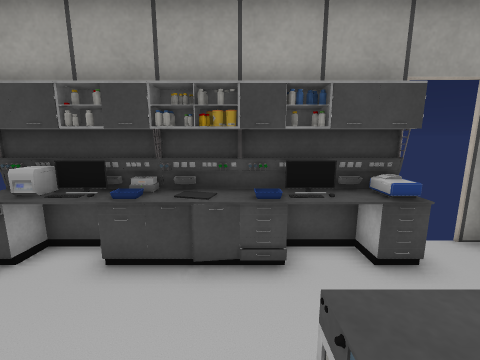
[1] (above)

14 first-person views from a walk through a 3-D level made in the Unity game engine. The camera is 1.4 m above the floor, tilts 10° down and sees 90° across. Doors are open. The floor is counted in squares, 0.5 m on a side. Each view is taken from the middle of a square. On the plan, view 1 faces up. The plan holds only what a view shows up to about 18 squares ahead; the rest is blank. The player character is not drawn. Some surface patterns are stand-ins.

[2]
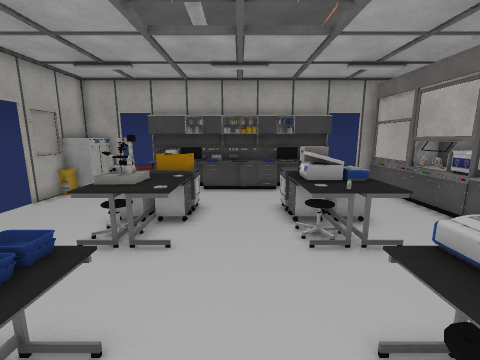

[3]
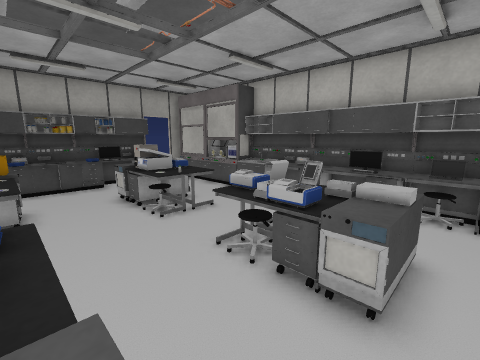

[4]
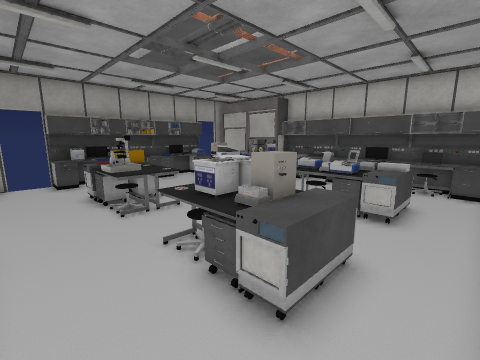

[5]
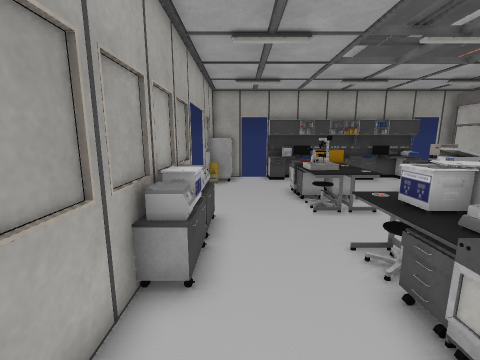

[6]
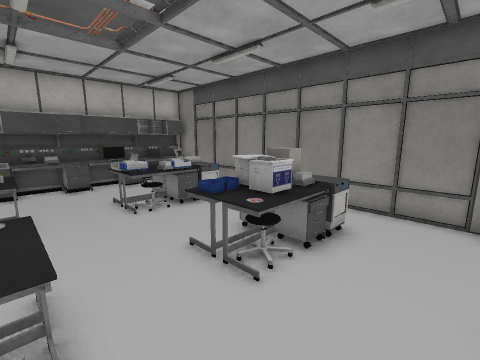

[7]
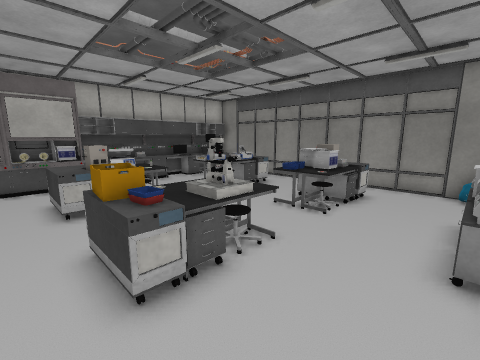

[8]
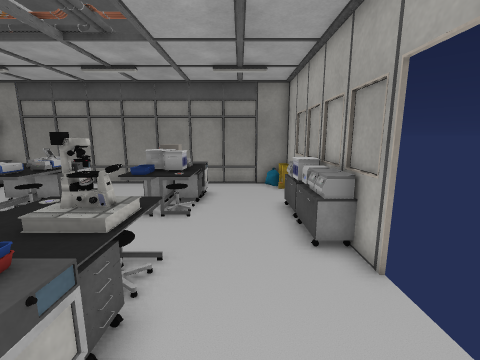

[9]
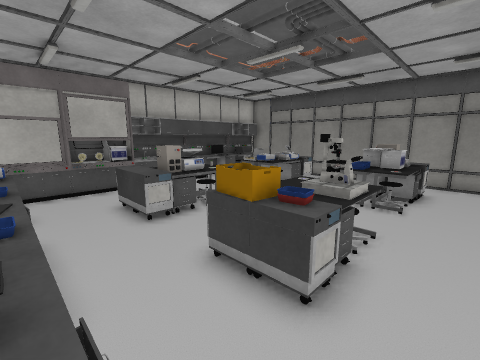

[10]
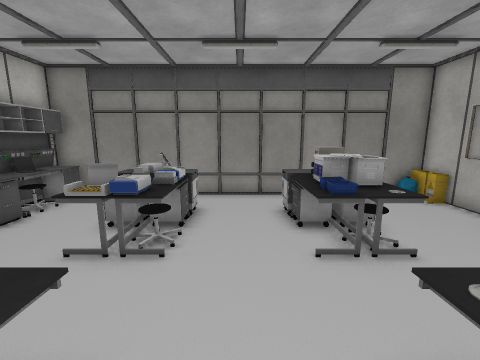

[11]
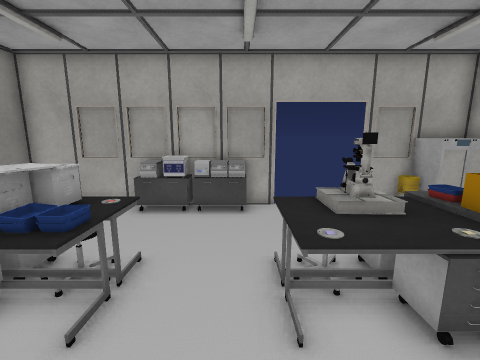

[12]
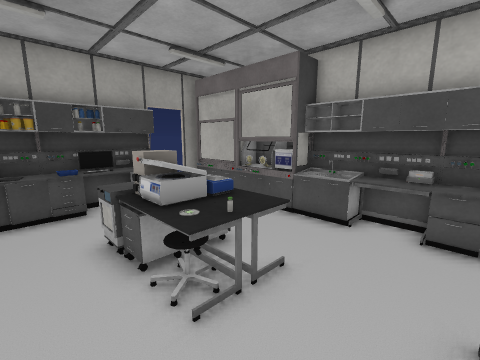

[13]
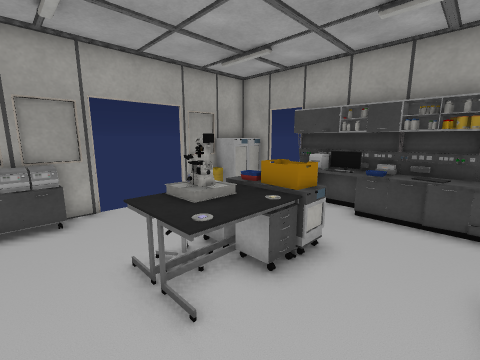

[14]
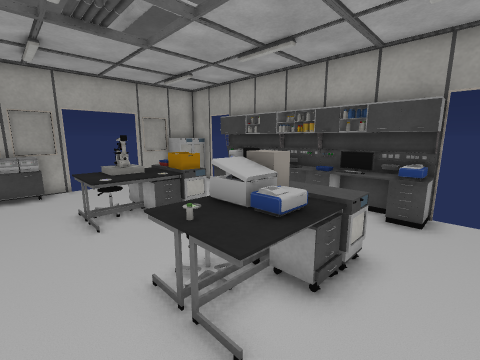

### Floor plan
Key: @ floor where view 1 was taken; # wall or solid block; . floor; D open door; = window, fence, low wall or low ledge; O other object.
Columns run from 10 left of view 1 to 8 right of it. Each row starts with its distance up from view 1.
  6 #ODDDO###OOO#ODDD#
  5 #O..OOOOOOOOOOO.OO
  4 OO..............OO
  3 #...............OO
  2 D....OOO...OOO..OO=
  1 D....OOO...OOO..OOO
  0 D....OOO..@OOO..OO#
 -1 D....OOO...OOO...O#
 -2 #....OOO...OOO...O#
 -3 #O...............O#
 -4 #O...............O#
 -5 #O...OOO...OOO...O#
 -6 OO...OOO...OOO...O#
 -7 #O...OOO...OOO...O#
 -8 #....OOO...OOO...O#
 -9 #....OOO...OOO...O#
-10 O................O#
-11 #O.............. O#
-12 ###################

Where each view was taken, in squares from view 1:
view 1: 0 up, 0 right, facing up
view 2: 8 down, 1 left, facing up
view 3: 10 down, 3 left, facing up-right
view 4: 11 down, 8 left, facing up-right
view 5: 11 down, 8 left, facing up
view 6: 2 down, 8 left, facing down-right
view 7: 3 up, 9 left, facing down-right
view 8: 3 up, 7 left, facing down
view 9: 5 up, 7 left, facing down-right
view 10: 0 up, 1 left, facing down
view 11: 3 down, 0 right, facing left
view 12: 5 down, 1 left, facing up-right
view 13: 4 down, 0 right, facing up-left
view 14: 4 down, 5 right, facing up-left
